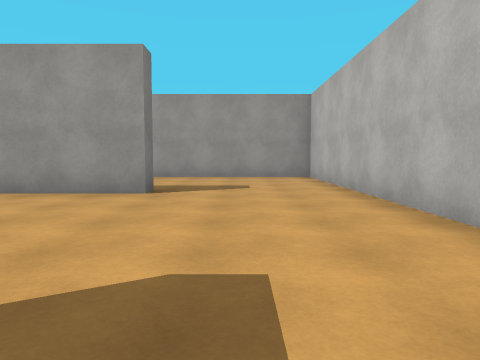
View 1 (above)

16 first-person views from a walk through a Unity game level. The camera is 1.2 m above the floor, tilts 4° down and sees 70° across. The floor is counted in squares, 2 m on a side. Each view is taken from the middle of a square. On the plan, view 1 faces up. The plan holds only what a view shows up to about 10 squares ahead; the rest is blank. The place goes on beyond the plan. The player character is not drawn. Some animated figures are not drawn. Some surface patterns are stand-ins.

View 2
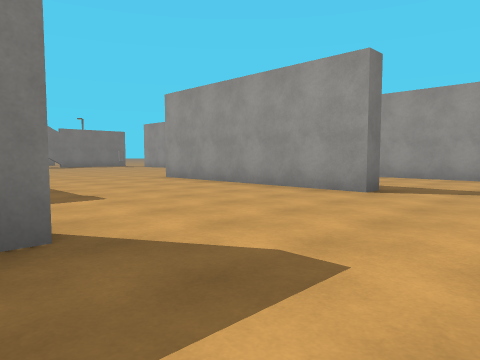

View 3
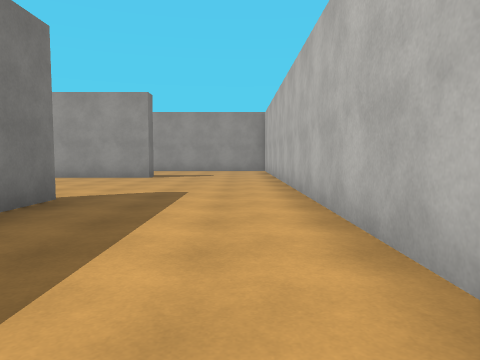

View 4
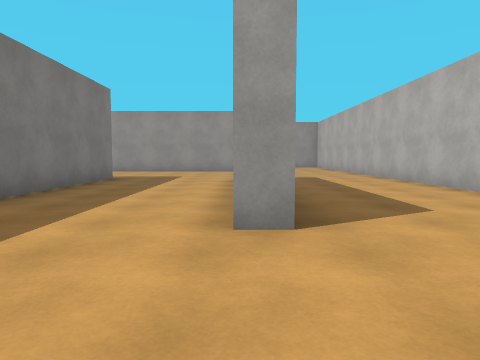

View 5
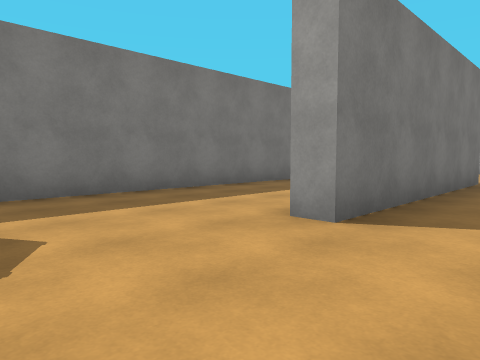

View 6
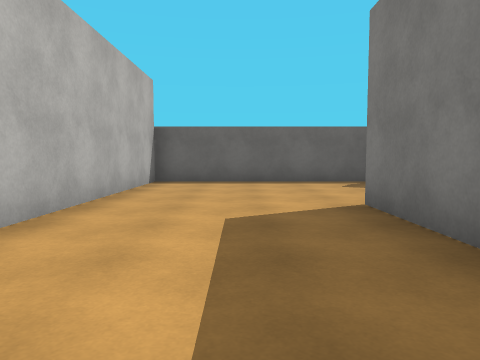

View 7
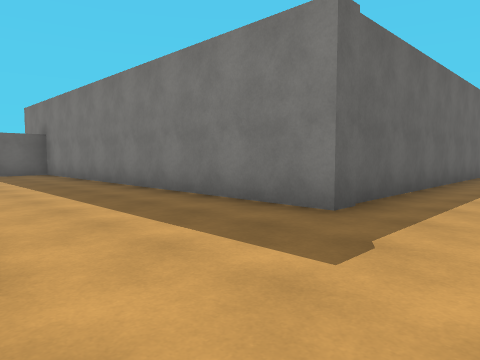

View 8
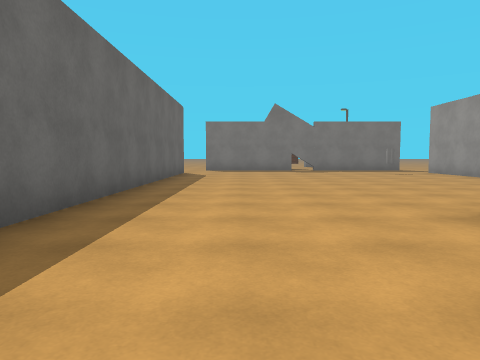

View 9
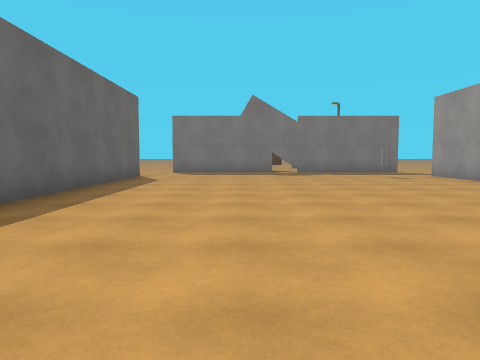

View 10
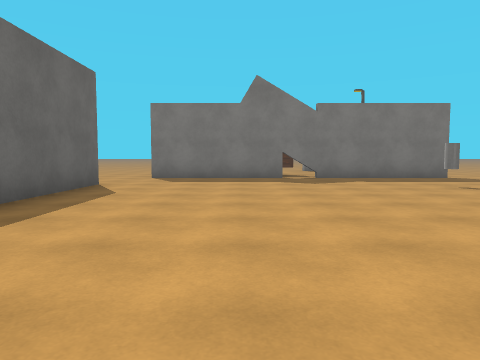

View 11
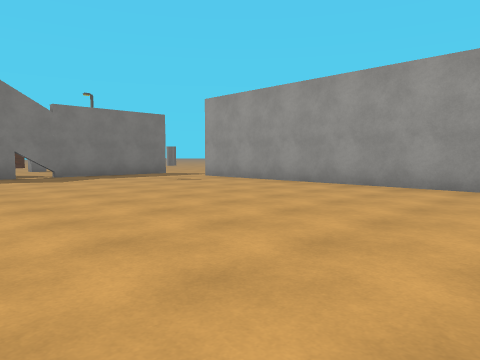

View 12
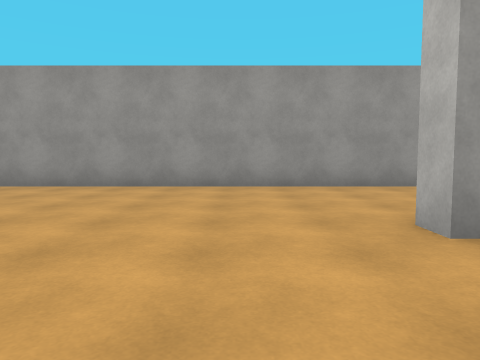

View 13
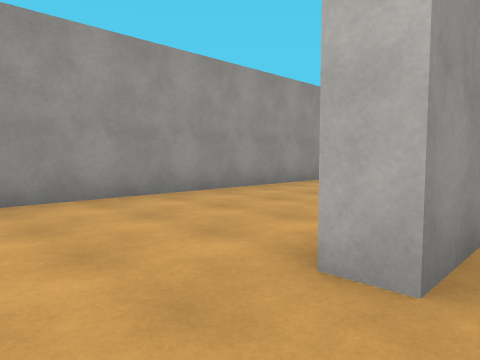

View 14
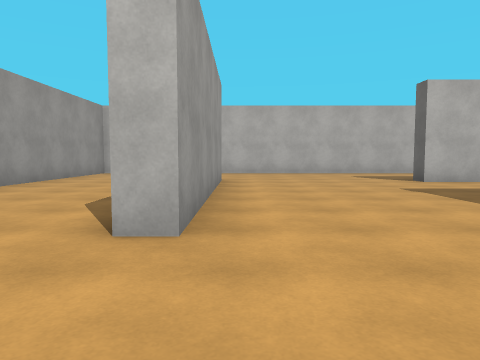

View 15
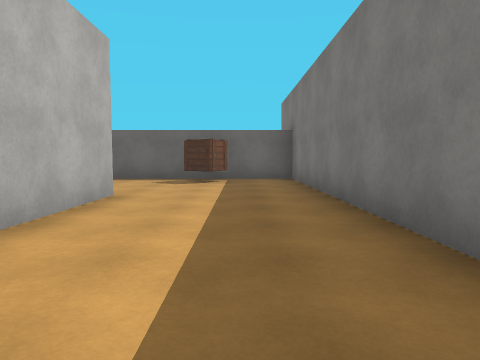

View 16
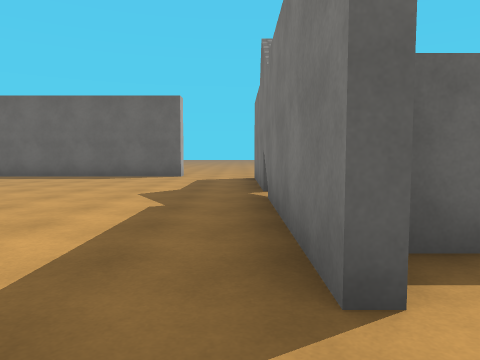

### Floor plan
Key: @ floor where view 1 was taken; # wall or solid block; . floor; C cylinder; O other object.
Columns run from 20 left of view 1 to 2 right of it. Each row starts with its distance up from view 1.
 11   .
 10  ...###################
  9 OO....................#
  8 OO#.C.................#
  7   #...................#
  6  .#..........######...#
  5 #.#...................#
  4   #...................#
  3   #...................#
  2   #...................#
  1  ...###########.......#
  0  ..           #...#.@.#
 -1               #...#...#
 -2               #...#...#
 -3               #...#...#
 -4               #...#...#
 -5               #...#...#
 -6               #.......#
 -7               #.......#
 -8               #..#....#
 -9               #########

Where each view was taken, in squares from view 1:
view 1: 0 up, 0 right, facing up
view 2: 0 up, 1 right, facing up-left
view 3: 4 down, 1 right, facing up
view 4: 8 down, 2 left, facing up
view 5: 8 down, 0 right, facing up-left
view 6: 1 down, 0 right, facing down
view 7: 3 up, 2 left, facing down-left
view 8: 3 up, 4 left, facing left
view 9: 4 up, 6 left, facing left
view 10: 4 up, 9 left, facing left
view 11: 3 up, 8 left, facing up-left
view 12: 3 up, 9 left, facing up
view 13: 5 up, 9 left, facing up-right
view 14: 5 up, 10 left, facing right
view 15: 0 up, 4 left, facing down
view 16: 11 up, 18 left, facing down
